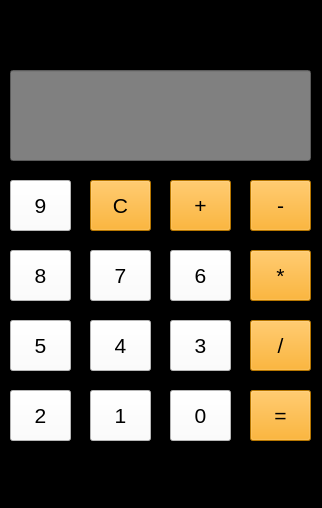
<?xml version="1.0" encoding="UTF-8"?>
<ui version="4.0">
 <class>MobileCalculator</class>
 <widget class="QMainWindow" name="MobileCalculator">
  <property name="geometry">
   <rect>
    <x>0</x>
    <y>0</y>
    <width>322</width>
    <height>508</height>
   </rect>
  </property>
  <property name="windowTitle">
   <string>MobileCalculator</string>
  </property>
  <property name="styleSheet">
   <string notr="true">background-color:black</string>
  </property>
  <widget class="QWidget" name="centralwidget">
   <widget class="QLineEdit" name="outputlineedit">
    <property name="geometry">
     <rect>
      <x>10</x>
      <y>70</y>
      <width>301</width>
      <height>91</height>
     </rect>
    </property>
    <property name="font">
     <font>
      <pointsize>24</pointsize>
     </font>
    </property>
    <property name="styleSheet">
     <string notr="true">color:black;background-color:grey</string>
    </property>
   </widget>
   <widget class="QLabel" name="label">
    <property name="geometry">
     <rect>
      <x>10</x>
      <y>10</y>
      <width>201</width>
      <height>51</height>
     </rect>
    </property>
    <property name="font">
     <font>
      <pointsize>16</pointsize>
     </font>
    </property>
    <property name="text">
     <string>CALCULATOR</string>
    </property>
   </widget>
   <widget class="QPushButton" name="ninebutton">
    <property name="geometry">
     <rect>
      <x>10</x>
      <y>180</y>
      <width>61</width>
      <height>51</height>
     </rect>
    </property>
    <property name="font">
     <font>
      <pointsize>16</pointsize>
     </font>
    </property>
    <property name="styleSheet">
     <string notr="true">background-color:white;
color:black;</string>
    </property>
    <property name="text">
     <string>9</string>
    </property>
   </widget>
   <widget class="QPushButton" name="clearbutton">
    <property name="geometry">
     <rect>
      <x>90</x>
      <y>180</y>
      <width>61</width>
      <height>51</height>
     </rect>
    </property>
    <property name="font">
     <font>
      <pointsize>16</pointsize>
     </font>
    </property>
    <property name="styleSheet">
     <string notr="true">background-color:orange;
color:black;</string>
    </property>
    <property name="text">
     <string>C</string>
    </property>
   </widget>
   <widget class="QPushButton" name="addbutton">
    <property name="geometry">
     <rect>
      <x>170</x>
      <y>180</y>
      <width>61</width>
      <height>51</height>
     </rect>
    </property>
    <property name="font">
     <font>
      <pointsize>16</pointsize>
     </font>
    </property>
    <property name="styleSheet">
     <string notr="true">background-color:orange;
color:black;</string>
    </property>
    <property name="text">
     <string>+</string>
    </property>
   </widget>
   <widget class="QPushButton" name="subtractbutton">
    <property name="geometry">
     <rect>
      <x>250</x>
      <y>180</y>
      <width>61</width>
      <height>51</height>
     </rect>
    </property>
    <property name="font">
     <font>
      <pointsize>16</pointsize>
     </font>
    </property>
    <property name="styleSheet">
     <string notr="true">background-color:orange;
color:black;</string>
    </property>
    <property name="text">
     <string>-</string>
    </property>
   </widget>
   <widget class="QPushButton" name="sevenbutton">
    <property name="geometry">
     <rect>
      <x>90</x>
      <y>250</y>
      <width>61</width>
      <height>51</height>
     </rect>
    </property>
    <property name="font">
     <font>
      <pointsize>16</pointsize>
     </font>
    </property>
    <property name="styleSheet">
     <string notr="true">background-color:white;
color:black;</string>
    </property>
    <property name="text">
     <string>7</string>
    </property>
   </widget>
   <widget class="QPushButton" name="sixbutton">
    <property name="geometry">
     <rect>
      <x>170</x>
      <y>250</y>
      <width>61</width>
      <height>51</height>
     </rect>
    </property>
    <property name="font">
     <font>
      <pointsize>16</pointsize>
     </font>
    </property>
    <property name="styleSheet">
     <string notr="true">background-color:white;
color:black;</string>
    </property>
    <property name="text">
     <string>6</string>
    </property>
   </widget>
   <widget class="QPushButton" name="multiplybutton">
    <property name="geometry">
     <rect>
      <x>250</x>
      <y>250</y>
      <width>61</width>
      <height>51</height>
     </rect>
    </property>
    <property name="font">
     <font>
      <pointsize>16</pointsize>
     </font>
    </property>
    <property name="styleSheet">
     <string notr="true">background-color:orange;
color:black;</string>
    </property>
    <property name="text">
     <string>*</string>
    </property>
   </widget>
   <widget class="QPushButton" name="eightbutton">
    <property name="geometry">
     <rect>
      <x>10</x>
      <y>250</y>
      <width>61</width>
      <height>51</height>
     </rect>
    </property>
    <property name="font">
     <font>
      <pointsize>16</pointsize>
     </font>
    </property>
    <property name="styleSheet">
     <string notr="true">background-color:white;
color:black;</string>
    </property>
    <property name="text">
     <string>8</string>
    </property>
   </widget>
   <widget class="QPushButton" name="fourbutton">
    <property name="geometry">
     <rect>
      <x>90</x>
      <y>320</y>
      <width>61</width>
      <height>51</height>
     </rect>
    </property>
    <property name="font">
     <font>
      <pointsize>16</pointsize>
     </font>
    </property>
    <property name="styleSheet">
     <string notr="true">background-color:white;
color:black;</string>
    </property>
    <property name="text">
     <string>4</string>
    </property>
   </widget>
   <widget class="QPushButton" name="threebutton">
    <property name="geometry">
     <rect>
      <x>170</x>
      <y>320</y>
      <width>61</width>
      <height>51</height>
     </rect>
    </property>
    <property name="font">
     <font>
      <pointsize>16</pointsize>
     </font>
    </property>
    <property name="styleSheet">
     <string notr="true">background-color:white;
color:black;</string>
    </property>
    <property name="text">
     <string>3</string>
    </property>
   </widget>
   <widget class="QPushButton" name="dividebutton">
    <property name="geometry">
     <rect>
      <x>250</x>
      <y>320</y>
      <width>61</width>
      <height>51</height>
     </rect>
    </property>
    <property name="font">
     <font>
      <pointsize>16</pointsize>
     </font>
    </property>
    <property name="styleSheet">
     <string notr="true">background-color:orange;
color:black;</string>
    </property>
    <property name="text">
     <string>/</string>
    </property>
   </widget>
   <widget class="QPushButton" name="fivebutton">
    <property name="geometry">
     <rect>
      <x>10</x>
      <y>320</y>
      <width>61</width>
      <height>51</height>
     </rect>
    </property>
    <property name="font">
     <font>
      <pointsize>16</pointsize>
     </font>
    </property>
    <property name="styleSheet">
     <string notr="true">background-color:white;
color:black;</string>
    </property>
    <property name="text">
     <string>5</string>
    </property>
   </widget>
   <widget class="QPushButton" name="onebutton">
    <property name="geometry">
     <rect>
      <x>90</x>
      <y>390</y>
      <width>61</width>
      <height>51</height>
     </rect>
    </property>
    <property name="font">
     <font>
      <pointsize>16</pointsize>
     </font>
    </property>
    <property name="styleSheet">
     <string notr="true">background-color:white;
color:black;</string>
    </property>
    <property name="text">
     <string>1</string>
    </property>
   </widget>
   <widget class="QPushButton" name="zerobutton">
    <property name="geometry">
     <rect>
      <x>170</x>
      <y>390</y>
      <width>61</width>
      <height>51</height>
     </rect>
    </property>
    <property name="font">
     <font>
      <pointsize>16</pointsize>
     </font>
    </property>
    <property name="styleSheet">
     <string notr="true">background-color:white;
color:black;</string>
    </property>
    <property name="text">
     <string>0</string>
    </property>
   </widget>
   <widget class="QPushButton" name="resultbutton">
    <property name="geometry">
     <rect>
      <x>250</x>
      <y>390</y>
      <width>61</width>
      <height>51</height>
     </rect>
    </property>
    <property name="font">
     <font>
      <pointsize>16</pointsize>
     </font>
    </property>
    <property name="styleSheet">
     <string notr="true">background-color:orange;
color:black;</string>
    </property>
    <property name="text">
     <string>=</string>
    </property>
   </widget>
   <widget class="QPushButton" name="twobutton">
    <property name="geometry">
     <rect>
      <x>10</x>
      <y>390</y>
      <width>61</width>
      <height>51</height>
     </rect>
    </property>
    <property name="font">
     <font>
      <pointsize>16</pointsize>
     </font>
    </property>
    <property name="styleSheet">
     <string notr="true">background-color:white;
color:black;</string>
    </property>
    <property name="text">
     <string>2</string>
    </property>
   </widget>
  </widget>
  <widget class="QMenuBar" name="menubar">
   <property name="geometry">
    <rect>
     <x>0</x>
     <y>0</y>
     <width>322</width>
     <height>25</height>
    </rect>
   </property>
  </widget>
  <widget class="QStatusBar" name="statusbar"/>
 </widget>
 <resources/>
 <connections/>
</ui>
